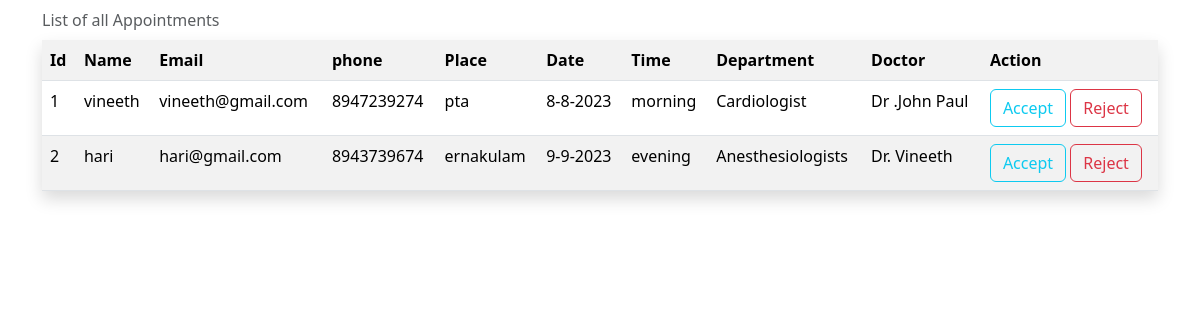
The app's page /appointment/list/ (signed in) with its own data.
### myapp/models.py (models this page shows, shortened)
class Appointment(models.Model):
    patientId=models.PositiveIntegerField(null=True)
    doctorId=models.PositiveIntegerField(null=True)
    patientName=models.CharField(max_length=40,null=True)
    email=models.EmailField(null=True)
    phone=models.CharField(max_length=100,null=True)
    place=models.CharField(max_length=100,null=True)
    date=models.CharField(max_length=120,null=True)
    time=models.CharField(max_length=100,choices=timeslot,default='morning')
    department=models.CharField(max_length=100,choices=departments,default='Cardiologist')
    doctorName=models.CharField(max_length=40,null=True)
    appointmentDate=models.DateTimeField(auto_now=True)
    description=models.TextField(max_length=500)
    status=models.BooleanField(default=False)

### myapp/views.py (the view)
# urls.py: path("appointment/list/",views.AppointmentListView.as_view(),name="appointment-list"),
@method_decorator(signin_required,name="dispatch")
class AppointmentListView(ListView):
    model=Appointment
    template_name="appointment-list.html"
    context_object_name="appointments"

### myapp/views.py (called while the page is built)
def signin_required(fn):
    def wrapper(request,*args,**kwargs):
        if not request.user.is_authenticated:
            messages.error(request,"you must login to perform this action !!!")
            return redirect("signin")
        return fn(request,*args,**kwargs)
    return wrapper

### myapp/templates/appointment-list.html (shortened to what this page needs)
<!DOCTYPE html>
<html lang="en">
<head>
    <link href="https://cdn.jsdelivr.net/npm/bootstrap@5.3.1/dist/css/bootstrap.min.css" rel="stylesheet">
</head>
<body>
    <div class="container">
        <table class="table table-striped p-5 shadow">
    <caption class="caption-top ">List of all Appointments</caption>
    <tr>
        <th>Id</th>
        <th>Name</th>
        <th>Email</th>
        <th>phone</th>
        <th>Place</th>
        <th>Date</th>
        <th>Time</th>
        <th>Department</th>
        <th>Doctor</th>
        <th>Action</th>
    </tr>
    {%for a in appointments%}
    <div>
    <tr>
        <td>{{forloop.counter}}</td>
        <td>{{a.patientName}}</td>
        <td>{{a.email}}</td>
        <td>{{a.phone}}</td>
        <td>{{a.place}}</td>
        <td>{{a.date}}</td>
        <td>{{a.time}}</td>
        <td>{{a.department}}</td>
        <td>{{a.doctorName}}</td>
        <td>
            <a href="" class="btn btn-outline-info">Accept</a>
            <a href="" class="btn btn-outline-danger">Reject</a>
        </td>
    </tr>
    {%endfor%}
    </table>
    </div>
</body>
</html>

### records on screen
Appointment: patientName "vineeth", email "vineeth@gmail.com", phone "8947239274", place "pta", date "8-8-2023", time "morning", department "Cardiologist", doctorName "Dr .John Paul"
Appointment: patientName "hari", email "hari@gmail.com", phone "8943739674", place "ernakulam", date "9-9-2023", time "evening", department "Anesthesiologists", doctorName "Dr. Vineeth"
